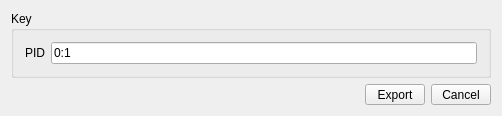
<?xml version="1.0" encoding="UTF-8"?>
<ui version="4.0">
 <class>ExportModelDlg</class>
 <widget class="QDialog" name="ExportModelDlg">
  <property name="geometry">
   <rect>
    <x>0</x>
    <y>0</y>
    <width>502</width>
    <height>98</height>
   </rect>
  </property>
  <property name="windowTitle">
   <string>ExportModelDlg</string>
  </property>
  <layout class="QVBoxLayout" name="verticalLayout" stretch="0,0">
   <item>
    <widget class="QGroupBox" name="groupBox_3">
     <property name="title">
      <string>Key</string>
     </property>
     <layout class="QGridLayout" name="gridLayout_4">
      <item row="0" column="0">
       <widget class="QLabel" name="label_9">
        <property name="text">
         <string>PID</string>
        </property>
       </widget>
      </item>
      <item row="0" column="1">
       <widget class="QLineEdit" name="lineEdit_PID">
        <property name="text">
         <string>0:1</string>
        </property>
       </widget>
      </item>
     </layout>
    </widget>
   </item>
   <item>
    <layout class="QHBoxLayout" name="horizontalLayout">
     <item>
      <spacer name="horizontalSpacer">
       <property name="orientation">
        <enum>Qt::Horizontal</enum>
       </property>
       <property name="sizeHint" stdset="0">
        <size>
         <width>40</width>
         <height>20</height>
        </size>
       </property>
      </spacer>
     </item>
     <item>
      <widget class="QToolButton" name="toolButton_ok">
       <property name="sizePolicy">
        <sizepolicy hsizetype="Preferred" vsizetype="Fixed">
         <horstretch>0</horstretch>
         <verstretch>0</verstretch>
        </sizepolicy>
       </property>
       <property name="minimumSize">
        <size>
         <width>60</width>
         <height>0</height>
        </size>
       </property>
       <property name="text">
        <string>Export</string>
       </property>
      </widget>
     </item>
     <item>
      <widget class="QToolButton" name="toolButton_cancel">
       <property name="sizePolicy">
        <sizepolicy hsizetype="Fixed" vsizetype="Fixed">
         <horstretch>40</horstretch>
         <verstretch>0</verstretch>
        </sizepolicy>
       </property>
       <property name="minimumSize">
        <size>
         <width>60</width>
         <height>0</height>
        </size>
       </property>
       <property name="text">
        <string>Cancel</string>
       </property>
      </widget>
     </item>
    </layout>
   </item>
  </layout>
 </widget>
 <layoutdefault spacing="6" margin="11"/>
 <resources/>
 <connections>
  <connection>
   <sender>toolButton_cancel</sender>
   <signal>clicked()</signal>
   <receiver>ExportModelDlg</receiver>
   <slot>reject()</slot>
   <hints>
    <hint type="sourcelabel">
     <x>341</x>
     <y>197</y>
    </hint>
    <hint type="destinationlabel">
     <x>157</x>
     <y>199</y>
    </hint>
   </hints>
  </connection>
 </connections>
</ui>
